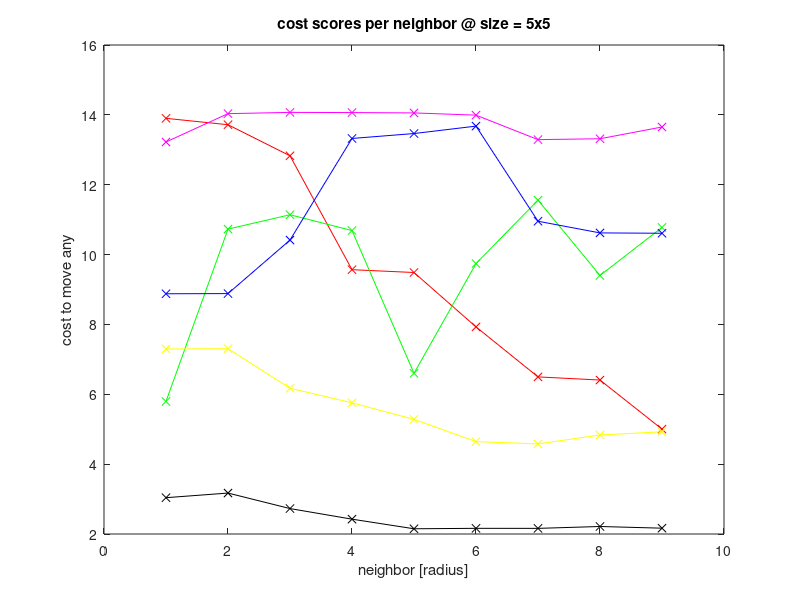

The MATLAB source for this figure:
% scales2.m


x1 = [0.16884703413224572,0.29771951430008176,0.3425772502432907,0.23661697897260742,0.15485889646607265,0.11600372002561389];
x = [0.07831552320072496,0.09650771201317351,0.16642381712447005,0.19307070700039541,0.1016869617837387,0.10468534900676114];
x = [0.18969610088055566,0.3321148003934943,0.4691784200574336,0.34320135531370544,0.17051992832597157,0.1355071288542234];
x = [0.1371551311705009,0.21437042123844915,0.35320677449877624,0.4039590492604151,0.18617039592956103,0.15003288451506333];
x = [0.09305078853117235,0.21432301115099878,0.3810048739973163,0.4671822260262877,0.23082443096141803,0.19430740452715084];
x2 = [0.08653118963674179,0.15363739093116638,0.33081351730131553,0.3791892218624344,0.19994214338598942,0.17492713942086505];
x = [0.18114057766752073,0.2965240588671094,0.45568836411920827,0.38161541647888697,0.26389169000874785,0.18443042785295521];
x = [0.05914862363862019,0.13522175115583487,0.3833297085542864,0.37127678197878106,0.3025685878989603,0.21077744362297438];
x = [0.11614720640315795,0.21449714308449877,0.3737957772891552,0.43525870455243804,0.30367307340931904,0.2532204123843972];
x = [0.16124973729610656,0.26454762556896944,0.441216616668353,0.5076925323965229,0.32460681645882966,0.2849044375804058];
x3 = [0.1891882820007549,0.28515861099449363,0.4376027822618046,0.4467419253706085,0.3156419521261596,0.20697621631771232];
x = [0.10429010909429828,0.16595616209666958,0.41019667655513753,0.5056044331166303,0.36854308521886975,0.3294649908650377];
x = [0.1523209994767872,0.2598919207724542,0.4722328607875543,0.4238027030549298,0.40445677322143364,0.2896881675531239];
x = [0.11665170105114163,0.15921550385899222,0.37592002581242584,0.4884093521946911,0.4018613632711523,0.287071936151013];
x = [0.16680126397642422,0.21798264205346307,0.3837908876370182,0.41343037350069467,0.44748725434518116,0.3934625227822147];
x4 = [0.1282668282969931,0.14142081038634247,0.1196367084156717,0.0826188173225531,0.11636333159300409,0.06316107507631481];
x = [0.0808864155854706,0.10131545257344586,0.09862162518890596,0.14454640427909973,0.15318205610451105,0.13927657457452058];
x = [0.08137720559886247,0.1273868382590297,0.12425360307857448,0.1811802832462167,0.17635858264132073,0.13341090826229424];
x = [0.13047046587366606,0.1700313508578022,0.14415270467035604,0.1891758843461537,0.1336896894427677,0.0862856099660865];
x = [0.09690225460768728,0.1371792213548544,0.19353509432216748,0.15983679213892557,0.15380687980153882,0.085180074590931];
x5 = [0.14264036296400465,0.15220845008548167,0.1666170521773204,0.2029952804565197,0.16911911892454937,0.1254419063415481];




x1 = [0.16884703413224572,0.23184268450838375,0.29771951430008176,0.3042598000959036,0.3425772502432907,0.289025113151211,0.23661697897260742,0.2136878870086411,0.15485889646607265,0.13495262684933942,0.11600372002561389];
x = [0.07831552320072496,0.09247797499632875,0.09650771201317351,0.11815001135361913,0.16642381712447005,0.17195336103840422,0.19307070700039541,0.17388616866408513,0.1016869617837387,0.12773355929122276,0.10468534900676114];
x = [0.18969610088055566,0.24767355361035467,0.3321148003934943,0.36688128479774074,0.4691784200574336,0.37546488914051906,0.34320135531370544,0.21586262008955273,0.17051992832597157,0.16755440228796004,0.1355071288542234];
x = [0.1371551311705009,0.15289795531325845,0.21437042123844915,0.28489457073485663,0.35320677449877624,0.49683998066761836,0.4039590492604151,0.23122316218865652,0.18617039592956103,0.1340828714668811,0.15003288451506333];
x2 = [0.09305078853117235,0.14099448943937762,0.21432301115099878,0.26810220908340826,0.3810048739973163,0.5136582575766792,0.4671822260262877,0.2665285956411804,0.23082443096141803,0.1843442164040764,0.19430740452715084];
x = [0.08653118963674179,0.1166891869227269,0.15363739093116638,0.21943778137515774,0.33081351730131553,0.37734648374695884,0.3791892218624344,0.32191059834387087,0.19994214338598942,0.22799427171718906,0.17492713942086505];
x = [0.18114057766752073,0.22085693063401943,0.2965240588671094,0.40265922265262977,0.45568836411920827,0.41552262493630837,0.38161541647888697,0.3007950444378965,0.26389169000874785,0.23216306933208783,0.18443042785295521];
x = [0.05914862363862019,0.07951868309831878,0.13522175115583487,0.24135435522949222,0.3833297085542864,0.43790050419703264,0.37127678197878106,0.30485218758070876,0.3025685878989603,0.22852390079917073,0.21077744362297438];
x3 = [0.11614720640315795,0.15463987832130208,0.21449714308449877,0.29550795517416173,0.3737957772891552,0.5712616542164526,0.43525870455243804,0.3301392515850756,0.30367307340931904,0.2961832420767722,0.2532204123843972];
x = [0.16124973729610656,0.19790392227976242,0.26454762556896944,0.3889154665854241,0.441216616668353,0.5080650224778934,0.5076925323965229,0.37658961441901273,0.32460681645882966,0.3171520599127935,0.2849044375804058];
x = [0.1891882820007549,0.22255940837672797,0.28515861099449363,0.312799509383388,0.4376027822618046,0.3862895125066055,0.4467419253706085,0.36594550927512,0.3156419521261596,0.2922473931313903,0.20697621631771232];
x = [0.10429010909429828,0.12818387099586181,0.16595616209666958,0.2476403096942556,0.41019667655513753,0.5076953751842922,0.5056044331166303,0.47339139580377604,0.36854308521886975,0.30682430582775416,0.3294649908650377];
x4 = [0.1523209994767872,0.195626177949843,0.2598919207724542,0.33776987840323497,0.4722328607875543,0.43369837452863463,0.4238027030549298,0.46098854676632345,0.40445677322143364,0.37711537386699656,0.2896881675531239];
x = [0.11665170105114163,0.14271019387234793,0.15921550385899222,0.22041464118766563,0.37592002581242584,0.4937207452442692,0.4884093521946911,0.4505001191847671,0.4018613632711523,0.37055192962978817,0.287071936151013];
x = [0.16680126397642422,0.18981631832868004,0.21798264205346307,0.2736288853203769,0.3837908876370182,0.39374383284904524,0.41343037350069467,0.4922900646067572,0.44748725434518116,0.4045005115686951,0.3934625227822147];
x = [0.1282668282969931,0.141498618161992,0.14142081038634247,0.1404640973571403,0.1196367084156717,0.1086436914336039,0.0826188173225531,0.08686189996338825,0.11636333159300409,0.10480559710516585,0.06316107507631481];
x5 = [0.0808864155854706,0.09828708677231453,0.10131545257344586,0.09685995801608689,0.09862162518890596,0.10417865702241874,0.14454640427909973,0.16963012521685475,0.15318205610451105,0.1437438003223323,0.13927657457452058];
x = [0.08137720559886247,0.10407026238587662,0.1273868382590297,0.1234631836132034,0.12425360307857448,0.15061951890769326,0.1811802832462167,0.16394105894561364,0.17635858264132073,0.13545952526530725,0.13341090826229424];
x = [0.13047046587366606,0.15272382134160617,0.1700313508578022,0.1777839889806073,0.14415270467035604,0.16020783840248057,0.1891758843461537,0.1272926770979409,0.1336896894427677,0.11419200299316296,0.0862856099660865];
x = [0.09690225460768728,0.1265784755558417,0.1371792213548544,0.1761038146422349,0.19353509432216748,0.17981667028430326,0.15983679213892557,0.17073300694936178,0.15380687980153882,0.1256042486753438,0.085180074590931];
x = [0.14264036296400465,0.15784979450509642,0.15220845008548167,0.16035864509136588,0.1666170521773204,0.1892205809341806,0.2029952804565197,0.2150272056420438,0.16911911892454937,0.15601804579113912,0.1254419063415481];




x1 = [0.2575424341137509,0.29975744855395947,0.3217157074339782,0.3552893712860825,0.5633756070361693,0.5098079179776218,0.4109336530550738,0.3214184526589261,0.25548321124834134,0.2134665644849727,0.16767057051434409];
x = [0.07553776062636251,0.10552847466733803,0.13505922343391522,0.15594582134334176,0.21442781261068133,0.16748980743587819,0.15812698509269746,0.13555580400960146,0.20476696196498978,0.1794990728159407,0.2444037388928417];
x = [0.10783947456212947,0.1708837533786231,0.2859412220502313,0.43829301640108426,0.5610228154028161,0.48625250156281313,0.5012172268987303,0.29198187328674996,0.2472247481690362,0.3203834004890058,0.19952837499879986];
x = [0.13464543228182171,0.20118741328109963,0.24759037901438627,0.25572513600633967,0.31679515732649405,0.35122135545160016,0.5577889130103619,0.605010724238789,0.47434516029860246,0.23723971563850232,0.2546243960147027];
x2 = [0.06400959838338753,0.09540710495998363,0.15936208846789335,0.2563828587917852,0.29710548496074085,0.4295447606569231,0.45259872147301833,0.4264290402460713,0.5687798008330174,0.4035771954488668,0.3456135035849938];
x = [0.104305704964458,0.11739959486924688,0.12823176780001952,0.16899659336100975,0.2485194048466309,0.33148458907365663,0.36392460755541495,0.48760058267002093,0.3407947843680247,0.5632359775132045,0.32616987603525316];
x = [0.06867954039215583,0.1341548462310565,0.25445161550757506,0.3564778469143388,0.5051373476986369,0.46470126789986854,0.4367660638279765,0.5287651249674432,0.40115639899195893,0.482893897825832,0.2960507271377517];
x = [0.03267243298023892,0.0580802765302755,0.09518023416747683,0.13421686623791584,0.19268043044806396,0.32275858289669146,0.3801016657098494,0.3595284020569442,0.5022601180358334,0.4987722090988773,0.37162014386643577];
x3 = [0.11677423874776047,0.16304002340492954,0.20698353558280785,0.2759446860130653,0.34102933010066283,0.4124950463716655,0.5903964521968723,0.5228863032877561,0.4117619011327732,0.4729480883816322,0.550432763827383];
x = [0.12306686075254808,0.19372750779628703,0.2584843365304806,0.3356298567175504,0.36277072061214727,0.49329325672467056,0.6372476615850112,0.48794529985902146,0.4686208960630867,0.5340251012299799,0.4875232493694524];
x = [0.1712742159550838,0.24545891623393432,0.32552675081176885,0.38238636156078626,0.47437786883828265,0.34389031050277685,0.44476952356954763,0.45353381994014186,0.41603662077358905,0.5635911767622652,0.36529013249075115];
x = [0.08615740137066713,0.1310811515270292,0.18414838716710702,0.23897076427856942,0.2623873900399879,0.29892564315514103,0.4763831598181746,0.77638267553339,0.6792039280984571,0.4288098820727463,0.47370085615441804];
x4 = [0.10407108721655113,0.12729305562203333,0.20589499334648118,0.32269471293164825,0.4693140970945259,0.4599534652861577,0.5614607129326782,0.6142959672094965,0.5470096885966508,0.5258728665399,0.44165979978290876];
x = [0.09883635348545383,0.14085840530129787,0.18722091646649391,0.24842958747593322,0.33425656993137254,0.35616886563941064,0.41213598598859313,0.5421432997902357,0.6577353741854899,0.5590178022625408,0.4127155852739103];
x = [0.17065197239910215,0.2222420886029171,0.288318830906505,0.3412001122612488,0.3923692344085103,0.40619545787995487,0.3214398108380396,0.4679068640471128,0.4631834499414092,0.4875700256819001,0.6062741858078994];
x = [0.12970624162578104,0.1834905461867075,0.22626147076290576,0.26888815522252413,0.22953969918953301,0.2053783231012704,0.1341432876074541,0.11158988499905866,0.13999034298664792,0.0823372627220567,0.05744760433157668];
x5 = [0.04752373102735807,0.07518679059305315,0.11888423971523976,0.16043487445101653,0.18849935421920513,0.16701275897011278,0.09299019991473088,0.08724217684171162,0.0950250582941598,0.15955010904848688,0.1736423361201158];
x = [0.06395911324391063,0.09907996514639361,0.13667430900914668,0.17344166043188494,0.20048199988824084,0.2169577634253813,0.16570048691943634,0.14553182423241298,0.140972911133709,0.10845710352812432,0.1510232002915459];
x = [0.10029315043662544,0.1584036604478722,0.2226513239372967,0.28196021459733933,0.2850529179900814,0.3005553306892446,0.3053330293132902,0.24631797648860762,0.17212836773955625,0.10592573496858768,0.06855441928938742];
x = [0.06288116984884852,0.10830182557243002,0.16057042889747905,0.20483469901089876,0.22169793848946476,0.27298000820377366,0.29206803316168145,0.2310293662572596,0.2017979504654393,0.13691822083396726,0.15009794731392334];
x = [0.1377476674643677,0.19876067850782142,0.2524075445305579,0.29127862216740413,0.2584145780533894,0.2501388535393419,0.2097050946252619,0.20368003373502142,0.2804208374194192,0.31880554818268686,0.22492216621865688];




x1 = [36.03412025669063,35.95280652986476,36.25302819362888,39.848387518624975,41.088367659341614,36.25331878934553,31.133655492238855,30.45559501787478,29.56916592849837];
x = [12.947168593679013,14.686285667750116,17.494583585179374,20.170671105546006,19.380030864258604,22.311422165137483,23.654835394493027,25.346329662863116,20.677173480575203];
x = [36.31801788591709,40.90978794471214,44.486214915034985,48.261311700692374,52.19387834544785,56.9205149439007,48.59582207613487,46.437030514442036,46.094062127653345];
x = [21.27840620806244,23.325078539664887,27.66131180198871,28.62874327470743,35.045875134789824,38.50106350650185,63.036558627732646,59.686025439785475,43.33137794882745];
x2 = [14.108766116288107,30.018313987194073,31.16110173044856,30.982525809702132,35.969588417818294,45.39297775521327,52.130231284721795,64.30074594659159,65.59060438116127];
x = [12.063706192574182,20.906075505809397,21.581863583754743,31.51699071200927,30.884112465814148,35.00854756116014,37.37607449547589,46.28157558085534,46.84987469326239];
x = [33.17366073533709,33.854245769948484,52.804910513379355,52.89134791357635,55.453286786223785,50.31994674474066,49.08217924933223,50.330717845949216,50.21192259419226];
x = [13.630860248042767,14.31636705498607,23.085793753019395,37.654602982539856,44.18147354001254,45.65417315575812,47.08347047113584,50.24027244845933,50.85494960393893];
x3 = [24.815636087787293,24.82228537604581,28.287562190809687,42.11792147337903,57.0080636758846,62.6023762373171,64.31573313723116,60.54866727090492,58.2617365973981];
x = [35.12909241951281,56.36054202829941,54.4236265300931,52.846023122635586,60.27022775824496,57.69369194228259,59.869372316374836,55.27159906263011,57.682445885761986];
x = [36.698970407855796,38.457239529389895,48.696341699302096,53.05515446369437,51.89650462488028,52.37279424708074,53.478419358209685,56.776052353623186,55.75714610469774];
x = [17.603861849013036,37.03446806117381,45.718533708155285,51.93501867126861,60.57673047378187,61.034128954246604,63.09476821010935,59.36483085111877,58.120280025769496];
x4 = [45.338650259360435,51.77999297702903,55.844386300229964,56.16909266983571,56.53153813275975,57.209930815357005,52.395237742982786,51.1002190412557,48.265830431257434];
x = [18.149905103624896,31.29695546083202,44.92730423793018,53.16117100518695,55.21119999037906,57.945648288582575,58.95883606149018,61.27728785876651,60.9332887997074];
x = [25.251854265485893,31.656389642063615,34.91690886184264,39.09747158297172,44.998918613155354,46.320362399805255,42.74045127190738,47.66486771871946,47.6435669219949];
x = [17.574734284787194,15.157486899336849,14.376092912485312,14.327553272665943,10.23068392746812,9.929361711257274,9.215452507399487,9.541332325330723,9.48463355696924];
x5 = [9.044582526672814,11.685573236520053,11.193679918788764,10.798150209080779,10.962803934977753,10.874484977629532,10.803780563999664,12.381677139952435,12.95526503705206];
x = [9.333652653463176,15.60406852975478,15.588365340032501,15.070968369339775,15.50454384640901,17.566976325297734,18.044535843328845,18.017409512280473,19.85155486489461];
x = [17.99166571935115,21.66196553303862,21.760859282701038,21.685130384047387,19.69115926923648,19.332943664332543,22.10016783002489,20.87789374102143,20.50443608308883];
x = [14.728853251816354,15.568400905903882,15.896327351244887,23.76346215835811,22.70065999778062,22.93117158868256,22.33456498883759,22.16718832598876,21.958229330077295];
x = [18.947215965728606,19.094797417829717,19.43978740894962,19.541951218989144,22.70800205743819,20.36313407012484,20.22071124801222,23.072882378441648,22.103397137782263];



% 11
x1 = [36.03412025669063,35.95280652986476,36.25302819362888,39.848387518624975,41.088367659341614,36.25331878934553,31.133655492238855,30.45559501787478,29.56916592849837];
x = [12.947168593679013,14.686285667750116,17.494583585179374,20.170671105546006,19.380030864258604,22.311422165137483,23.654835394493027,25.346329662863116,20.677173480575203];
x = [36.31801788591709,40.90978794471214,44.486214915034985,48.261311700692374,52.19387834544785,56.9205149439007,48.59582207613487,46.437030514442036,46.094062127653345];
x = [21.27840620806244,23.325078539664887,27.66131180198871,28.62874327470743,35.045875134789824,38.50106350650185,63.036558627732646,59.686025439785475,43.33137794882745];
x2 = [14.108766116288107,30.018313987194073,31.16110173044856,30.982525809702132,35.969588417818294,45.39297775521327,52.130231284721795,64.30074594659159,65.59060438116127];
x = [12.063706192574182,20.906075505809397,21.581863583754743,31.51699071200927,30.884112465814148,35.00854756116014,37.37607449547589,46.28157558085534,46.84987469326239];
x = [33.17366073533709,33.854245769948484,52.804910513379355,52.89134791357635,55.453286786223785,50.31994674474066,49.08217924933223,50.330717845949216,50.21192259419226];
x = [13.630860248042767,14.31636705498607,23.085793753019395,37.654602982539856,44.18147354001254,45.65417315575812,47.08347047113584,50.24027244845933,50.85494960393893];
x3 = [24.815636087787293,24.82228537604581,28.287562190809687,42.11792147337903,57.0080636758846,62.6023762373171,64.31573313723116,60.54866727090492,58.2617365973981];
x = [35.12909241951281,56.36054202829941,54.4236265300931,52.846023122635586,60.27022775824496,57.69369194228259,59.869372316374836,55.27159906263011,57.682445885761986];
x = [36.698970407855796,38.457239529389895,48.696341699302096,53.05515446369437,51.89650462488028,52.37279424708074,53.478419358209685,56.776052353623186,55.75714610469774];
x = [17.603861849013036,37.03446806117381,45.718533708155285,51.93501867126861,60.57673047378187,61.034128954246604,63.09476821010935,59.36483085111877,58.120280025769496];
x4 = [45.338650259360435,51.77999297702903,55.844386300229964,56.16909266983571,56.53153813275975,57.209930815357005,52.395237742982786,51.1002190412557,48.265830431257434];
x = [18.149905103624896,31.29695546083202,44.92730423793018,53.16117100518695,55.21119999037906,57.945648288582575,58.95883606149018,61.27728785876651,60.9332887997074];
x = [25.251854265485893,31.656389642063615,34.91690886184264,39.09747158297172,44.998918613155354,46.320362399805255,42.74045127190738,47.66486771871946,47.6435669219949];
x = [17.574734284787194,15.157486899336849,14.376092912485312,14.327553272665943,10.23068392746812,9.929361711257274,9.215452507399487,9.541332325330723,9.48463355696924];
x5 = [9.044582526672814,11.685573236520053,11.193679918788764,10.798150209080779,10.962803934977753,10.874484977629532,10.803780563999664,12.381677139952435,12.95526503705206];
x = [9.333652653463176,15.60406852975478,15.588365340032501,15.070968369339775,15.50454384640901,17.566976325297734,18.044535843328845,18.017409512280473,19.85155486489461];
x = [17.99166571935115,21.66196553303862,21.760859282701038,21.685130384047387,19.69115926923648,19.332943664332543,22.10016783002489,20.87789374102143,20.50443608308883];
x = [14.728853251816354,15.568400905903882,15.896327351244887,23.76346215835811,22.70065999778062,22.93117158868256,22.33456498883759,22.16718832598876,21.958229330077295];
x6 = [18.947215965728606,19.094797417829717,19.43978740894962,19.541951218989144,22.70800205743819,20.36313407012484,20.22071124801222,23.072882378441648,22.103397137782263];




% 9

x1 = [28.383174058291633,28.337105271600873,28.861476175907008,27.142599695651988,27.02209520776535,28.029765567121512,21.74117137071425,21.94654183536339,21.88338213701309];
x = [10.383173221038936,10.67049129450499,13.455397948217179,12.710296066276202,15.4580205724519,13.318604862205364,17.111078604331098,16.573586799434324,16.24592585996492];
x = [27.674108115171634,32.912062287243856,35.58281975822995,39.34102977798414,39.81965332614274,38.77441475638813,32.528669876819805,34.15559443416626,29.536257978666768];
x = [16.86799301955135,18.661339517302054,21.329606406294477,22.577742668118898,27.100732906443703,27.620566100711343,37.894335404158085,37.12242403471629,35.58025690948266];
x2 = [11.363821251845073,22.103086572903706,24.110368410051112,25.87188655465433,25.180904923789154,31.76350361496706,42.12524110993518,44.16051937290635,42.269288665339836];
x = [9.401977575298458,16.640071581954384,17.57893767145357,26.203003122606333,25.059889397028485,24.96873231376806,30.811222362501397,32.928100856074444,37.02958099860034];
x = [25.55820967517415,26.675011028902805,43.322344715050434,43.22622942506609,36.89958098901909,36.8768626574365,36.331061822679,36.00735555930948,35.923984849273005];
x = [10.849302729060883,11.43658309315309,17.788682317694892,29.706848524059172,29.446206162789675,36.3170599554906,37.497947691757595,38.3751568842692,38.43195954639467];
x3 = [20.217866820169398,20.22652827370996,22.83004310163706,29.60919221538139,42.991697747320586,49.14065116388498,42.32202081755949,42.657602568446194,41.91848123382843];
x = [27.157258199525792,37.39483151068473,43.20248001774,44.05624909951744,44.39133398229486,43.61872015963512,41.92973692152109,35.8060973787143,32.8960956117366];
x = [28.648790020377668,29.389343890929027,36.178467831210426,37.36793939653797,36.2456588493069,39.358414042561094,35.3310062210532,40.71912590923752,42.0629378058467];
x = [14.007988290231577,24.678354998038955,36.758317280792085,39.9498100739847,46.94970350797264,45.814585105621546,45.08894052790331,45.40229122342623,43.74397323601231];
x4 = [38.70569125449746,40.498379714994826,40.96483786311669,40.99326818319848,41.02433757788695,41.14742053736749,40.487947323062414,39.925923595285454,35.18981781179773];
x = [14.01184267337622,26.902091739093297,32.43032033198208,40.371293342852724,41.54531079653189,43.20892708103376,43.603969246667106,43.23464885515469,44.4807684282391];
x = [20.127944913113414,24.388294011845534,29.746319192485597,29.971383255107906,29.529419707457297,29.866297348022194,30.76611179169503,35.13530619623134,35.36166180289433];
x = [13.504015319847369,11.74428745951694,10.066970757535236,10.102731063979077,7.4093841917334196,7.2076339326536045,7.127701995355697,7.677025405689698,7.707745946658757];
x5 = [7.026502890684693,9.047224762903475,9.199686747336605,8.76065793967818,8.007738467793882,7.859550922012886,7.617041594944714,7.719488276095112,7.836563504044669];
x = [7.449952156522041,11.817151976969388,11.66042692043278,12.230156524536877,12.12094041462888,11.967443862974239,12.451171054156763,12.560340929758496,14.134879881407798];
x = [14.45069756079779,17.087425315197358,17.197699729131386,17.18229019237728,16.2679560249579,15.831992064239412,18.727249634743423,19.769929534515896,19.417438636345683];
x = [11.599094226312872,12.262484128249989,12.495454556408855,17.667549032784372,18.155307685851845,18.273100533366847,16.177601252762003,16.0223347288978,15.933313756638979];
x6 = [15.145062240588612,15.262221930021985,15.816798296536227,15.158566669079004,15.149433645474407,16.83115527414471,16.796575667529943,16.799833974097698,16.95926972327546];


% 7
x1 = [21.29442911600775,21.441292546489866,22.22806142595693,19.409371965782434,18.93276298789676,15.38614112611369,13.103381649305273,13.044901733300513,11.987498308909935];
x = [8.351331897506116,8.452021473240777,9.029641598552704,8.571606920056693,8.589422158625068,8.191771349048324,11.450593934154817,11.053564196237804,8.492504952720951];
x = [20.228568739631402,22.96188622507893,27.92382502155811,22.052075383735126,20.878251713155592,22.99256779276849,22.9783869955688,20.77078727050095,12.911267881907962];
x = [12.058091316996231,13.555941230373515,15.858298961866838,15.740357146118825,18.145822583858752,21.532878317237866,30.96797766877292,26.250176680124817,22.814424986426033];
x2 = [8.600459938085033,16.281940706658766,15.852261738996994,16.264164678822606,20.507263769406077,23.455111862114222,21.101577096121034,27.44274348386806,31.102482141550723];
x = [6.506661278585448,12.669798745280357,13.619424305385085,17.769238532573745,18.02257393468983,17.582733062123193,21.583619626854965,17.94022803207541,19.781931842858917];
x = [17.530478143544247,17.469852488445092,25.98308486681858,25.96641316721271,24.06485878485694,21.89122666386044,19.63752827623426,19.853866255147654,20.18699626038439];
x = [7.645623974611485,8.13085776865269,13.437707935432954,15.985720502738806,22.97687142782051,21.855645342405406,20.438558219262337,21.715091022933063,21.981986241307677];
x3 = [15.576374487216935,15.582160925766075,15.269564893481753,22.912699327565054,26.59758463895367,28.700239621760723,27.470597590219068,25.86748248633955,24.9958005589645];
x = [19.116990500248573,27.950084143603643,29.70437730948519,30.0379936802867,26.486166423051703,26.01978265145946,25.201350905483693,21.491197674454856,21.39116093000667];
x = [20.230085386380082,21.98295813820269,19.550064274976688,22.00425340646912,23.80610552605577,22.764076426425376,23.76240979603004,23.243847273647916,23.212493158334752];
x = [10.156951174831324,17.135401874684728,23.240115742733675,28.285539826478864,29.823583805489026,29.68563513971207,31.732029533187436,32.55086984563137,32.638540461999646];
x4 = [26.410689972888168,26.13697300436987,25.616518569425523,25.60466892289488,25.583056764932508,25.482376737597527,25.768905757229476,26.20396509917259,26.26333607452735];
x = [10.480780278083884,18.14756401795856,22.596429221157425,25.152209399164587,25.39248024907056,27.650152209284414,28.983491355415158,29.131820226180693,28.5649965042313];
x = [14.81686230244992,19.707097622464314,17.091816849546156,18.73478453389664,19.93809244318689,21.06892357148856,19.75219870189611,19.28574382933055,19.430164059947355];
x = [8.293818929992899,7.324251141978662,5.490900854086697,5.464654975184644,4.3137144266959755,4.05136856779909,4.0587386991994645,4.935429049710422,5.0572449908862644];
x5 = [5.039259185409923,6.156402401811395,6.040615384288346,5.847533411405129,4.524286453036754,4.460256461215612,4.323348494434731,4.070041240984703,4.243308524841098];
x = [5.527149189866805,8.792195742351314,8.603541705813782,7.564824622586567,8.485311046712127,8.162838125006301,7.5170766034955125,7.31102110567967,7.341473813413107];
x = [10.858108921905727,11.512994617089594,11.269007092826815,11.271063358783485,12.181564898020547,11.378971788014457,8.42264569952179,9.36656597196465,9.517133502661125];
x = [8.312768078125135,8.827594640021541,9.089764880663692,13.058048210932185,12.758866802354207,12.13564386201986,10.290572240100564,10.089239868498264,9.98274791077018];
x6 = [11.274073044110867,11.385506222704192,9.786230579379676,10.442113249187079,10.75892026049941,11.284831850888574,11.248490588815425,9.680495415155546,10.337836961633997];


% 5

x1 = [13.900639273027213,13.717736384110271,12.82761406731694,9.567297013668359,9.486548828976478,7.929882710995298,6.49807996013152,6.40777490207483,5.0027160170613865];
x = [4.307566675675604,4.16958262860672,3.943961059634859,4.030157352791905,3.396780722522374,3.4440399082546005,7.643437244774837,7.708210661464589,5.329192551722865];
x = [13.739866887063057,13.781901856354889,12.173697151488527,13.397586980544876,12.115466146304971,10.925952008545309,7.454291529021538,6.419626530577338,5.167945824558267];
x = [7.082618860638854,8.162437642867335,9.878331649263474,9.822598572023432,7.112952256490919,10.015718390412864,15.047323808141698,14.788837985139677,11.597184006656345];
x2 = [5.7947511713689215,10.729283637159263,11.140367202968925,10.687473470702294,6.600811214381623,9.741642045498065,11.557748378556433,9.401170779280848,10.777805876241914];
x = [3.8501824611755606,7.3774444650766835,7.928381593429574,11.186787658485898,10.195575210284874,8.73181873208727,9.47329844243992,12.450844385621904,10.528126787981485];
x = [12.627971865736761,12.721605127813751,10.912627019134142,10.900473291014816,12.6322145546392,13.794093726901124,13.375573740169544,11.645379336210674,11.402413416229624];
x = [4.816312972624027,5.016212653018673,7.719765790046529,7.428048273275007,10.889495375222403,9.692264148983789,9.015512186037869,8.963542043938073,9.030680745121884];
x3 = [8.877988377995068,8.883014243988193,10.415111941561465,13.324090727290573,13.465112426929874,13.67758492303582,10.95436455363534,10.620309103701173,10.61025773312652];
x = [11.158119269157304,15.633330080780862,15.687882907077118,14.598752836383278,12.373306139133527,12.215891349877568,11.868277397005908,11.874962442069666,11.327782003942094];
x = [10.377572302007831,9.42497316585169,10.995461014919327,11.560107784164364,12.256917972043958,10.73873438362263,9.752694302956908,10.825035124710668,10.823333704812168];
x = [6.508562434862435,9.726144605885578,12.004479236967178,14.299925624279087,19.333632476830932,19.128777127943746,18.519165549134236,17.82433404886027,17.331986795221887];
x4 = [13.22348544423272,14.034559387216188,14.070618384486638,14.065664875594434,14.055576716160418,13.992004165641145,13.29063133076943,13.316172423785003,13.65209618352745];
x = [7.727414080680347,9.476726351648672,11.920559100497174,13.15487424879195,13.329116577387708,13.920499316065735,14.35450143723403,16.33933485413255,16.296034860579695];
x = [9.847170036785458,10.417317044623982,10.224021181709833,8.01878082329148,8.28808782385821,8.68821059407868,10.116173704478632,12.719767952592116,12.717861704603951];
x = [5.126151151162476,2.8295812535307365,2.728243261510991,2.7145946626621003,3.254392425090236,2.810995339869204,2.511761147107457,2.1233619769888934,2.0904229477957585];
x5 = [3.039797384715948,3.1720226520344124,2.728090576423094,2.4248082255572525,2.149828793666927,2.1623507339152876,2.1613182177028425,2.214965960344205,2.1667165003741347];
x = [3.4762522853076376,5.379204453560627,5.3900838390898445,3.917781271733111,3.6228210593867654,3.3355001281958176,3.6310792192971135,3.744431569190927,3.975561354124588];
x = [7.12446715459811,7.512489248016331,7.426368507418545,7.399497235969778,4.96612424381937,4.4414012200776565,3.7467123359950367,3.876140590600417,3.9059391752239305];
x = [5.169010694685541,5.3451519937515055,5.433704922633636,7.398893257245722,7.759663606830189,7.613899066257828,5.395948419752992,4.909657894702746,4.38510836212631];
x6 = [7.296614930963717,7.305328359590904,6.173536532272969,5.755759908323621,5.282837048616948,4.6458265769099265,4.579189350735724,4.8350870193263145,4.925091336801621];






hold off;
plot(x1,'r-x');
hold on;
plot(x2,'g-x');
plot(x3,'b-x');
plot(x4,'m-x');
plot(x5,'k-x');
plot(x6,'y-x');

title('cost scores per neighbor @ size = 5x5');

ylabel('cost to move any');
xlabel('neighbor [radius]');















